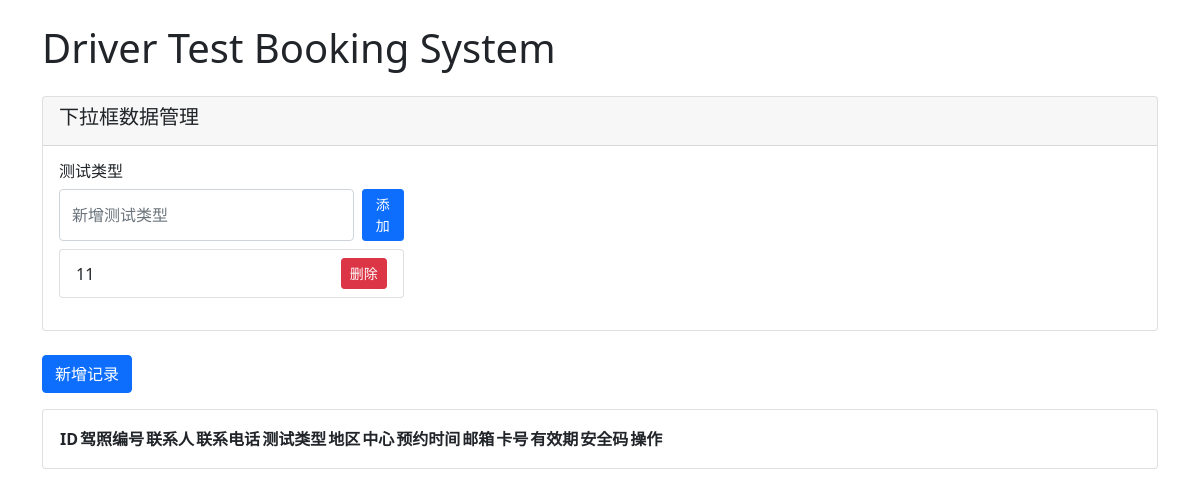
Before: / with the older database file.
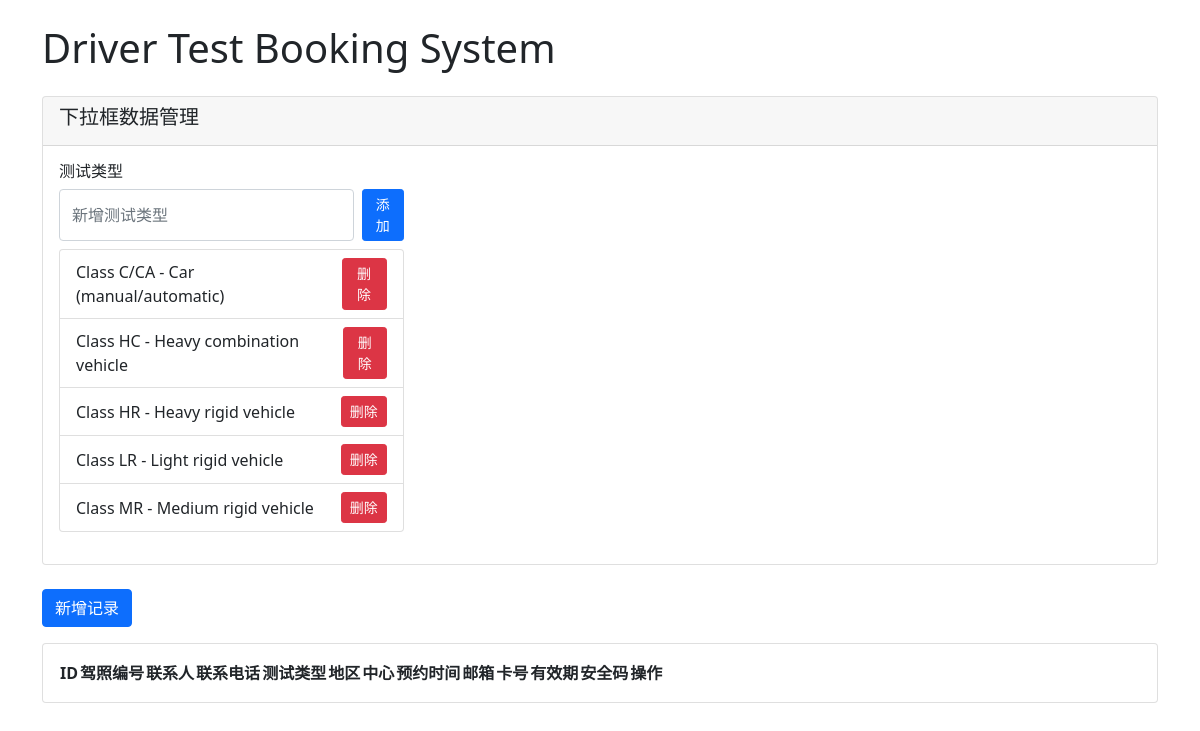
After: the same page with the newer database file.
### tables this page shows
CREATE TABLE test_types (
    id INTEGER PRIMARY KEY AUTOINCREMENT,
    name TEXT NOT NULL UNIQUE
);

### app.py (the view, shortened to what this page needs)
@app.route('/')
def index():
    try:
        test_types = query_db('SELECT * FROM test_types ORDER BY name')
        regions = query_db('SELECT * FROM regions ORDER BY name')
        centres = query_db('SELECT * FROM centres ORDER BY name')
        bookings = query_db('''
            SELECT b.*, tt.name as test_type_name, r.name as region_name, c.name as centre_name
            FROM bookings b
            JOIN test_types tt ON b.test_type_id = tt.id
            JOIN regions r ON b.region_id = r.id
            JOIN centres c ON b.centre_id = c.id
            ORDER BY b.id DESC
        ''')
        return render_template('index.html',
                               bookings=bookings,
                               test_types=test_types,
                               regions=regions,
                               centres=centres)
    except Exception as e:
        flash(f'加载数据失败: {str(e)}', 'danger')
        return render_template('index.html',
                               bookings=[],
                               test_types=[],
                               regions=[],
                               centres=[])

### app.py (called while the page is built)
def get_db():
    db = getattr(g, '_database', None)
    if db is None:
        db = g._database = sqlite3.connect(app.config['DATABASE'])
        db.row_factory = sqlite3.Row
    return db

@app.teardown_appcontext
def close_connection(exception):
    db = getattr(g, '_database', None)
    if db is not None:
        db.close()

def query_db(query, args=(), one=False):
    cur = get_db().execute(query, args)
    rv = cur.fetchall()
    cur.close()
    return (rv[0] if rv else None) if one else rv

### templates/index.html (shortened to what this page needs)
{% extends 'base.html' %}
{% block content %}
<div class="card mb-4">
    <div class="card-header">
        <h5>下拉框数据管理</h5>
    </div>
    <div class="card-body">
        <div class="row">
            <div class="col-md-4 mb-3">
                <h6>测试类型</h6>
                <form method="POST" action="{{ url_for('add_test_type') }}" class="d-flex mb-2">
                    <input type="text" name="test_type" class="form-control me-2" placeholder="新增测试类型" required>
                    <button type="submit" class="btn btn-sm btn-primary">添加</button>
                </form>
                <ul class="list-group">
                    {% for type in test_types %}
                    <li class="list-group-item d-flex justify-content-between align-items-center">
                        {{ type.name }}
                        <form method="POST" action="{{ url_for('delete_test_type', id=type.id) }}" onsubmit="return confirmDelete()">
                            <button type="submit" class="btn btn-sm btn-danger">删除</button>
                        </form>
                    </li>
                    {% endfor %}
                </ul>
            </div>
            <div class="col-md-4 mb-3">
            </div>
            <div class="col-md-4 mb-3">
            </div>
        </div>
    </div>
</div>
<button type="button" class="btn btn-primary mb-3" data-bs-toggle="modal" data-bs-target="#addModal">
    新增记录
</button>
<div class="card">
    <div class="card-body">
        <table id="bookingTable"
               data-toggle="table"
               data-url="/api/bookings"
               data-search="true"
               data-pagination="true"
               data-page-size="10"
               data-page-list="[5, 10, 20]"
               data-show-columns="true"
               data-height="600">
            <thead>
                <tr>
                    <th data-field="id" data-sortable="true">ID</th>
                    <th data-field="licence_number">驾照编号</th>
                    <th data-field="contact_name">联系人</th>
                    <th data-field="contact_phone">联系电话</th>
                    <th data-field="test_type_name" data-sortable="true">测试类型</th>
                    <th data-field="region_name">地区</th>
                    <th data-field="centre_name">中心</th>
                    <th data-field="available_time" data-sortable="true">预约时间</th>
                    <th data-field="email">邮箱</th>
                    <th data-field="card_number">卡号</th>
                    <th data-field="expiry_date">有效期</th>
                    <th data-field="cvn">安全码</th>
                    <th data-field="operate" data-formatter="operateFormatter" data-events="operateEvents">操作</th>
                </tr>
            </thead>
        </table>
    </div>
</div>
{% endblock %}

### templates/base.html (shortened to what this page needs)
<!DOCTYPE html>
<html lang="en">
<head>
    <link href="{{ url_for('static', filename='css/bootstrap.min.css') }}" rel="stylesheet">
    <link rel="stylesheet" href="https://unpkg.com/bootstrap-table@1.22.1/dist/bootstrap-table.min.css">
</head>
<body>
    <div class="container mt-4">
        <h1 class="mb-4">Driver Test Booking System</h1>
        {% block content %}{% endblock %}
    </div>
</body>
</html>

Changed rows visible on the page:
added test_types: name "Class C/CA - Car (manual/automatic)"
added test_types: name "Class HC - Heavy combination vehicle"
added test_types: name "Class HR - Heavy rigid vehicle"
changed test_types: name "11" → "Class LR - Light rigid vehicle"
added test_types: name "Class MR - Medium rigid vehicle"
